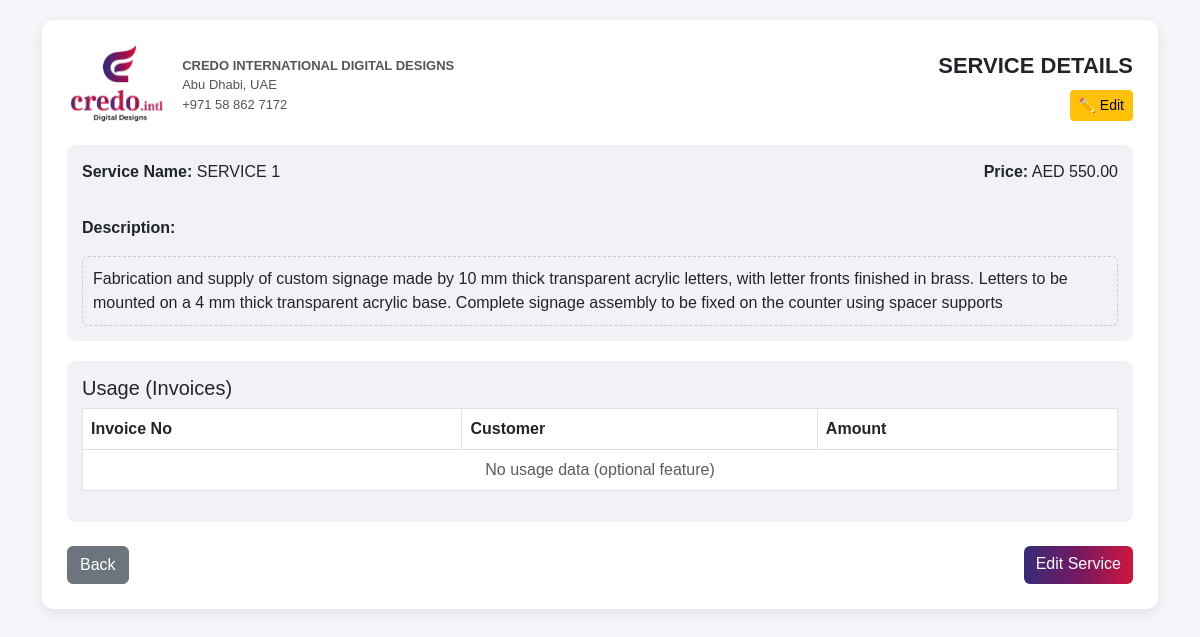
/service/7/, run on the app's committed database.
### sales/models.py (models this page shows, shortened)
class Service(models.Model):
    name = models.CharField(max_length=200)
    description = models.TextField(blank=True, null=True)
    price = models.DecimalField(max_digits=10, decimal_places=2)

### sales/views.py (the view)
# urls.py: path('service/<int:pk>/', service_detail, name='service_detail'),
def service_detail(request, pk):
    service = get_object_or_404(Service, id=pk)
    return render(request, "sales/service_detail.html", {
        "service": service
    })

### templates/sales/service_detail.html (shortened to what this page needs)
{% load static %}
<!DOCTYPE html>
<html>
<head>
<link href="https://cdn.jsdelivr.net/npm/bootstrap@5.3.0/dist/css/bootstrap.min.css" rel="stylesheet">
</head>
<body>
<div class="container">
<div class="container-box">
<div class="header">
    <div class="d-flex align-items-center gap-3">
        <img src="{% static 'logo6.png' %}" class="logo">
        <div class="company-info">
            <b>CREDO INTERNATIONAL DIGITAL DESIGNS</b><br>
            Abu Dhabi, UAE<br>
            +971 58 862 7172
        </div>
    </div>
    <div class="text-end">
        <div class="title">SERVICE DETAILS</div>
        <a href="{% url 'edit_service' service.id %}"
           class="btn btn-warning btn-sm mt-2">
            ✏️ Edit
        </a>
    </div>
</div>
<div class="info-box">
    <div class="row">
        <div class="col-md-6">
            <p><b>Service Name:</b> {{ service.name }}</p>
        </div>
        <div class="col-md-6 text-md-end">
            <p><b>Price:</b> AED {{ service.price }}</p>
        </div>
    </div>
    <div class="mt-3">
        <p><b>Description:</b></p>
        <div style="border:1px dashed #ccc; padding:10px; border-radius:6px;">
            {{ service.description|default:"No description provided" }}
        </div>
    </div>
</div>
<div class="info-box">
    <h5>Usage (Invoices)</h5>
    <table class="table table-bordered">
        <thead>
            <tr>
                <th>Invoice No</th>
                <th>Customer</th>
                <th>Amount</th>
            </tr>
        </thead>
        <tbody>
            <tr>
                <td colspan="3" class="text-center text-muted">
                    No usage data (optional feature)
                </td>
            </tr>
        </tbody>
    </table>
</div>
<div class="mt-4 d-flex justify-content-between">
    <a href="{% url 'dashboard' %}" class="btn btn-secondary">
        Back
    </a>
    <a href="{% url 'edit_service' service.id %}" class="btn btn-gradient">
        Edit Service
    </a>
</div>
</div>
</div>
</body>
</html>

### templates/sales/service_detail.html (style rules this page uses)
body { font-family: Calibri, sans-serif; background: #f5f6fa; }
.container-box { background: white; padding: 25px; border-radius: 12px; box-shadow: 0 4px 15px rgba(0,0,0,0.08); margin-top: 20px; }
.header { display: flex; justify-content: space-between; align-items: center; margin-bottom: 20px; }
.logo { height: 80px; }
.company-info { font-size: 13px; color: #555; }
.title { font-size: 22px; font-weight: bold; }
.info-box { background: #f1f2f6; padding: 15px; border-radius: 8px; margin-bottom: 20px; }
.table thead { background: linear-gradient(90deg,#362c7a,#741960,#d0153e); color: white; }
.btn-gradient { background: linear-gradient(90deg,#362c7a,#741960,#d0153e); border: none; color: white; }

### data on the page
Service: name "SERVICE 1", price "550.00", description "Fabrication and supply of custom signage made by 10 mm thick transparent acrylic letters, with letter fronts finished in brass. Letters to be mounted on a 4 mm thick transparent acrylic base. Complete signage assembly to be fixed on the counter using spacer supports"
